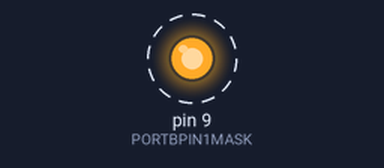
Simulated run of this sketch. Board: Arduino Uno, built with avr-gcc and run on an emulated ATmega328P. Shown: output pins drawn as LEDs (lit = HIGH). Dashed ring = blinking.

Above: at 0.05 s.
Timing chart, 0 to 3.0 s (numbered marks = the images above):
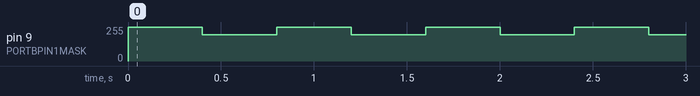

Measured:
- by itself, pin 9 (PORTBPIN1MASK): alternates 255/255 for 0.40 s and 196/255 for 0.40 s

The sketch:

buzzer.ino
```cpp
#include <avr/io.h>
#include <avr/interrupt.h>
#include <util/delay.h>

#define PORTBPIN1MASK 1 << 1

int countUp = 1;
void setup() {
  // put your setup code here, to run once:

  TCNT1 = 0;
  TCCR1A = 0b10100001;

  OCR1AL = 196;
  TCCR1B = 0b00000010;

  DDRB |=PORTBPIN1MASK;
}

void loop() {
 /*
  //version 1
  if(OCR1AL==255||OCR1AL==128) {
    countUp = 1 - countUp;

  }
  if(countUp) {
    OCR1AL++;

  }
  else {
    OCR1AL--;

  }
*/

  //version 2
  OCR1AL = 255;
  delay(400);
  OCR1AL = 196;
  delay(400);

}
```
